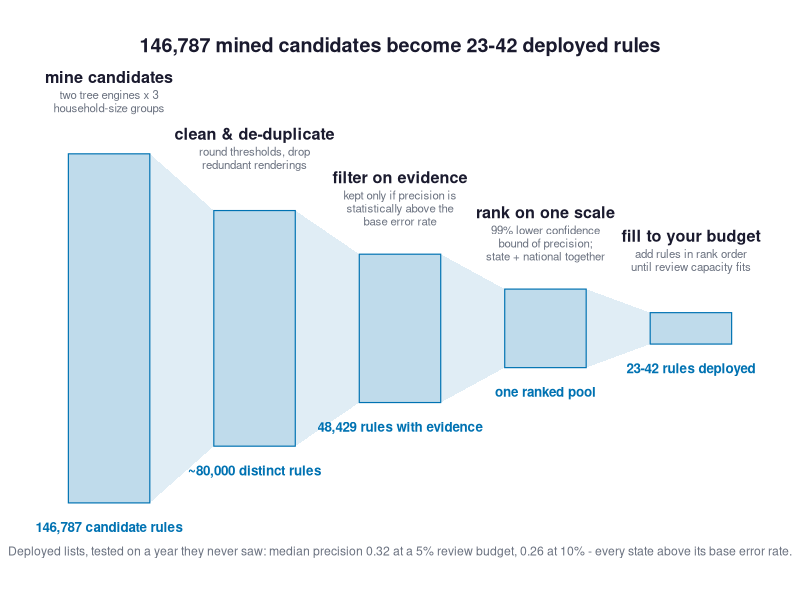
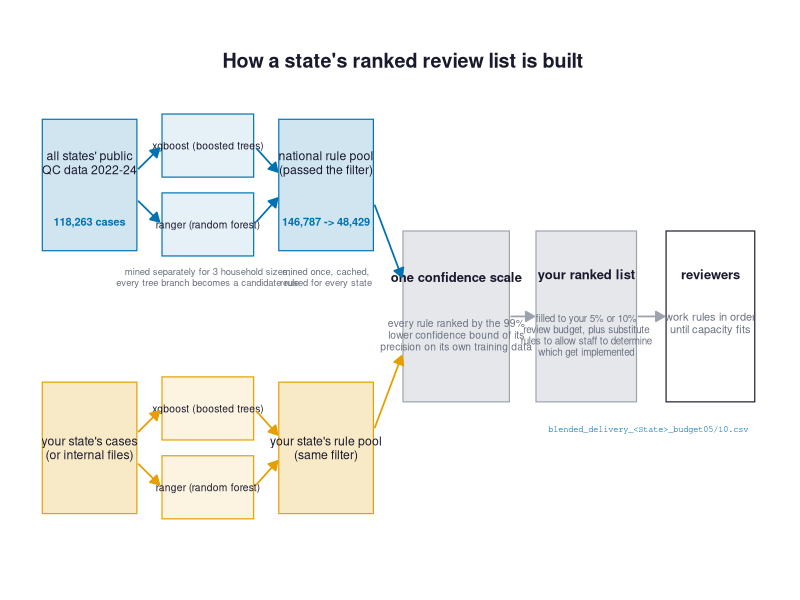
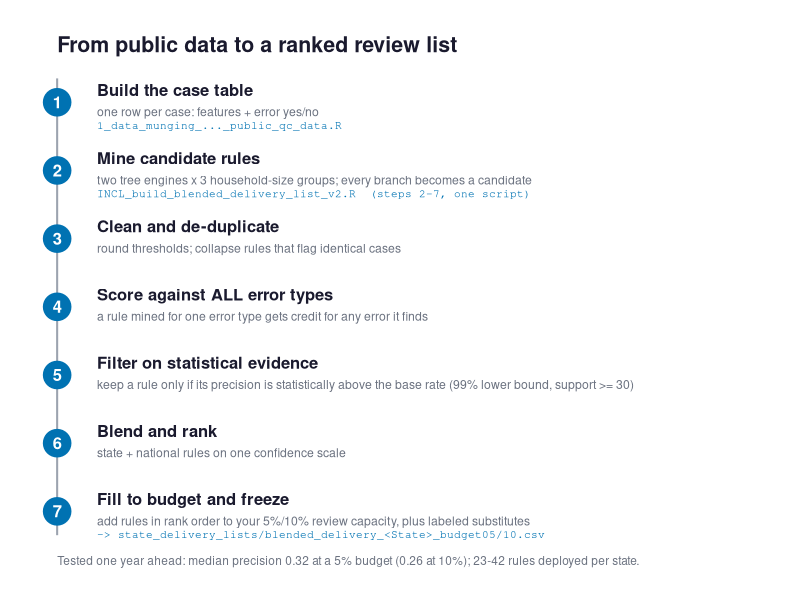

The R script that drew these images, in order:
# Three candidate figures explaining the delivery-list pipeline, for the deck.
# Audience: state program analysts. All counts/precision figures are from the
# published any-error recipe (national 2022-24 pool; blended benchmark,
# findings 14-16).
#   A  funnel: mine everything, trust little (stage counts)
#   B  two streams: national + state pools merge on one confidence scale
#   C  recipe card: numbered steps, what you run and what you get
# Output: presentation_figures/pipeline_option_{A,B,C}.png

suppressMessages(library(ggplot2))
dir.create("presentation_figures", showWarnings = FALSE)

INK    <- "#1a1a2e"   # primary text
MUTED  <- "#6b7280"   # secondary text
BOX    <- "#e5e7eb"   # neutral structure fill
EDGE   <- "#9ca3af"
BLUE   <- "#0072B2"   # national / pipeline accent (Okabe-Ito)
ORANGE <- "#E69F00"   # the state's own data accent (Okabe-Ito)

arrowspec <- arrow(length = unit(7, "pt"), type = "closed")

## ── Option A: the funnel ──────────────────────────────────────────────────────
stages <- data.frame(
  x = 1:5,
  half = c(2.0, 1.35, 0.85, 0.45, 0.18),
  title = c("mine candidates", "clean & de-duplicate", "filter on evidence",
            "rank on one scale", "fill to your budget"),
  sub = c("two tree engines x 3\nhousehold-size groups",
          "round thresholds, drop\nredundant renderings",
          "kept only if precision is\nstatistically above the\nbase error rate",
          "99% lower confidence\nbound of precision;\nstate + national together",
          "add rules in rank order\nuntil review capacity fits"),
  n = c("146,787 candidate rules", "~80,000 distinct rules",
        "48,429 rules with evidence", "one ranked pool",
        "23-42 rules deployed")
)
polys <- do.call(rbind, lapply(1:4, function(i) data.frame(
  id = i,
  x = c(stages$x[i] + 0.28, stages$x[i + 1] - 0.28,
        stages$x[i + 1] - 0.28, stages$x[i] + 0.28),
  y = c(stages$half[i], stages$half[i + 1],
        -stages$half[i + 1], -stages$half[i])
)))
pA <- ggplot() +
  geom_polygon(data = polys, aes(x, y, group = id), fill = BLUE, alpha = 0.12) +
  geom_rect(data = stages,
            aes(xmin = x - 0.28, xmax = x + 0.28, ymin = -half, ymax = half),
            fill = BLUE, alpha = 0.25, colour = BLUE, linewidth = 0.4) +
  geom_text(data = stages, aes(x, half + 0.95, label = title),
            fontface = "bold", size = 4.1, colour = INK, vjust = 1) +
  geom_text(data = stages, aes(x, half + 0.73, label = sub),
            size = 2.9, colour = MUTED, vjust = 1, lineheight = 0.95) +
  geom_text(data = stages, aes(x, -half - 0.22, label = n),
            size = 3.4, colour = BLUE, fontface = "bold", vjust = 1) +
  annotate("text", x = 3, y = 3.25,
           label = "146,787 mined candidates become 23-42 deployed rules",
           size = 5, fontface = "bold", colour = INK) +
  annotate("text", x = 3, y = -2.55,
           label = "Deployed lists, tested on a year they never saw: median precision 0.32 at a 5% review budget, 0.26 at 10% - every state above its base error rate.",
           size = 3.1, colour = MUTED) +
  coord_cartesian(xlim = c(0.5, 5.5), ylim = c(-2.8, 3.45)) +
  theme_void()
ggsave("presentation_figures/pipeline_option_A.png", pA,
       width = 11, height = 5.4, dpi = 300, bg = "white")

## ── Option B: two streams merge ───────────────────────────────────────────────
box <- function(x, y, w, h, fill, colour = NA) {
  annotate("rect", xmin = x - w/2, xmax = x + w/2, ymin = y - h/2, ymax = y + h/2,
           fill = fill, colour = colour, linewidth = 0.4)
}
lbl <- function(x, y, text, size = 3.4, col = INK, face = "plain", lh = 0.95)
  annotate("text", x = x, y = y, label = text, size = size, colour = col,
           fontface = face, lineheight = lh)
seg <- function(x1, y1, x2, y2, col = EDGE)
  annotate("segment", x = x1, y = y1, xend = x2, yend = y2,
           colour = col, linewidth = 0.6, arrow = arrowspec)

chip <- function(x, y, w, h, fill, colour, text, tsize = 2.6) {
  list(box(x, y, w, h, fill = fill, colour = colour),
       lbl(x, y, text, tsize, INK, lh = 0.9))
}
pB <- ggplot() +
  # ── national lane ──
  box(1.0, 3.0, 1.6, 1.0, fill = scales::alpha(BLUE, 0.18), colour = BLUE) +
  lbl(1.0, 3.17, "all states' public
QC data 2022-24", 3.1, INK) +
  lbl(1.0, 2.72, "118,263 cases", 2.8, BLUE, "bold") +
  chip(3.0, 3.30, 1.55, 0.48, scales::alpha(BLUE, 0.10), BLUE,
       "xgboost (boosted trees)") +
  chip(3.0, 2.70, 1.55, 0.48, scales::alpha(BLUE, 0.10), BLUE,
       "ranger (random forest)") +
  lbl(3.0, 2.30, "mined separately for 3 household sizes;
every tree branch becomes a candidate rule", 2.4, MUTED) +
  seg(1.82, 3.12, 2.18, 3.28, BLUE) + seg(1.82, 2.88, 2.18, 2.72, BLUE) +
  seg(3.82, 3.28, 4.18, 3.10, BLUE) + seg(3.82, 2.72, 4.18, 2.90, BLUE) +
  box(5.0, 3.0, 1.6, 1.0, fill = scales::alpha(BLUE, 0.18), colour = BLUE) +
  lbl(5.0, 3.17, "national rule pool
(passed the filter)", 3.1, INK) +
  lbl(5.0, 2.72, "146,787 -> 48,429", 2.8, BLUE, "bold") +
  lbl(5.0, 2.30, "mined once, cached,
reused for every state", 2.4, MUTED) +
  # ── state lane ──
  box(1.0, 1.0, 1.6, 1.0, fill = scales::alpha(ORANGE, 0.22), colour = ORANGE) +
  lbl(1.0, 1.0, "your state's cases
(or internal files)", 3.1, INK) +
  chip(3.0, 1.30, 1.55, 0.48, scales::alpha(ORANGE, 0.12), ORANGE,
       "xgboost (boosted trees)") +
  chip(3.0, 0.70, 1.55, 0.48, scales::alpha(ORANGE, 0.12), ORANGE,
       "ranger (random forest)") +
  seg(1.82, 1.12, 2.18, 1.28, ORANGE) + seg(1.82, 0.88, 2.18, 0.72, ORANGE) +
  seg(3.82, 1.28, 4.18, 1.10, ORANGE) + seg(3.82, 0.72, 4.18, 0.90, ORANGE) +
  box(5.0, 1.0, 1.6, 1.0, fill = scales::alpha(ORANGE, 0.22), colour = ORANGE) +
  lbl(5.0, 1.0, "your state's rule pool
(same filter)", 3.1, INK) +
  # ── merge on one scale ──
  box(7.2, 2.0, 1.8, 1.3, fill = BOX, colour = EDGE) +
  lbl(7.2, 2.30, "one confidence scale", 3.3, INK, "bold") +
  lbl(7.2, 1.86, "every rule ranked by the 99%
lower confidence bound of its
precision on its own training data", 2.6, MUTED) +
  seg(5.82, 2.85, 6.28, 2.30, BLUE) +
  seg(5.82, 1.15, 6.28, 1.70, ORANGE) +
  # ── frozen list ──
  box(9.4, 2.0, 1.7, 1.3, fill = BOX, colour = EDGE) +
  lbl(9.4, 2.32, "your ranked list", 3.3, INK, "bold") +
  lbl(9.4, 1.86, "filled to your 5% or 10%
review budget, plus substitute
rules to allow staff to determine
which get implemented", 2.5, MUTED) +
  seg(8.12, 2.0, 8.52, 2.0) +
  # ── deployment ──
  box(11.5, 2.0, 1.5, 1.3, fill = "white", colour = INK) +
  lbl(11.5, 2.32, "reviewers", 3.3, INK, "bold") +
  lbl(11.5, 1.95, "work rules in order
until capacity fits", 2.8, MUTED) +
  seg(10.27, 2.0, 10.72, 2.0) +
  annotate("text", x = 10.45, y = 1.14, hjust = 0.5, label = "blended_delivery_<State>_budget05/10.csv",
           size = 2.2, colour = BLUE, family = "mono") +
  lbl(6.3, 3.95, "How a state's ranked review list is built", 5, INK, "bold") +
  coord_cartesian(xlim = c(0.1, 12.4), ylim = c(0.05, 4.2)) +
  theme_void()
ggsave("presentation_figures/pipeline_option_B.png", pB,
       width = 13.2, height = 4.9, dpi = 300, bg = "white")

## ── Option C: the recipe card ─────────────────────────────────────────────────
steps <- data.frame(
  y = 7:1,
  n = 1:7,
  title = c("Build the case table",
            "Mine candidate rules",
            "Clean and de-duplicate",
            "Score against ALL error types",
            "Filter on statistical evidence",
            "Blend and rank",
            "Fill to budget and freeze"),
  what = c("one row per case: features + error yes/no",
           "two tree engines x 3 household-size groups; every branch becomes a candidate",
           "round thresholds; collapse rules that flag identical cases",
           "a rule mined for one error type gets credit for any error it finds",
           "keep a rule only if its precision is statistically above the base rate (99% lower bound, support >= 30)",
           "state + national rules on one confidence scale",
           "add rules in rank order to your 5%/10% review capacity, plus labeled substitutes"),
  runs = c("1_data_munging_..._public_qc_data.R",
           "INCL_build_blended_delivery_list_v2.R  (steps 2-7, one script)",
           "", "", "", "",
           "-> state_delivery_lists/blended_delivery_<State>_budget05/10.csv")
)
pC <- ggplot(steps) +
  annotate("segment", x = 0.32, xend = 0.32, y = 0.65, yend = 7.35,
           colour = EDGE, linewidth = 0.7) +
  geom_point(aes(x = 0.32, y = y), size = 9, colour = BLUE) +
  geom_text(aes(x = 0.32, y = y, label = n), colour = "white",
            size = 4.2, fontface = "bold") +
  geom_text(aes(x = 0.55, y = y + 0.18, label = title), hjust = 0,
            size = 4.2, fontface = "bold", colour = INK) +
  geom_text(aes(x = 0.55, y = y - 0.14, label = what), hjust = 0,
            size = 3.1, colour = MUTED) +
  geom_text(aes(x = 0.55, y = y - 0.34, label = runs), hjust = 0,
            size = 2.8, colour = BLUE, family = "mono") +
  annotate("text", x = 0.32, y = 7.85, hjust = 0,
           label = "From public data to a ranked review list",
           size = 5.4, fontface = "bold", colour = INK) +
  annotate("text", x = 0.32, y = 0.28, hjust = 0,
           label = "Tested one year ahead: median precision 0.32 at a 5% budget (0.26 at 10%); 23-42 rules deployed per state.",
           size = 3.0, colour = MUTED) +
  coord_cartesian(xlim = c(0.2, 4.4), ylim = c(0.1, 8.1)) +
  theme_void()
ggsave("presentation_figures/pipeline_option_C.png", pC,
       width = 9, height = 7, dpi = 300, bg = "white")

cat("wrote pipeline_option_A/B/C.png\n")
